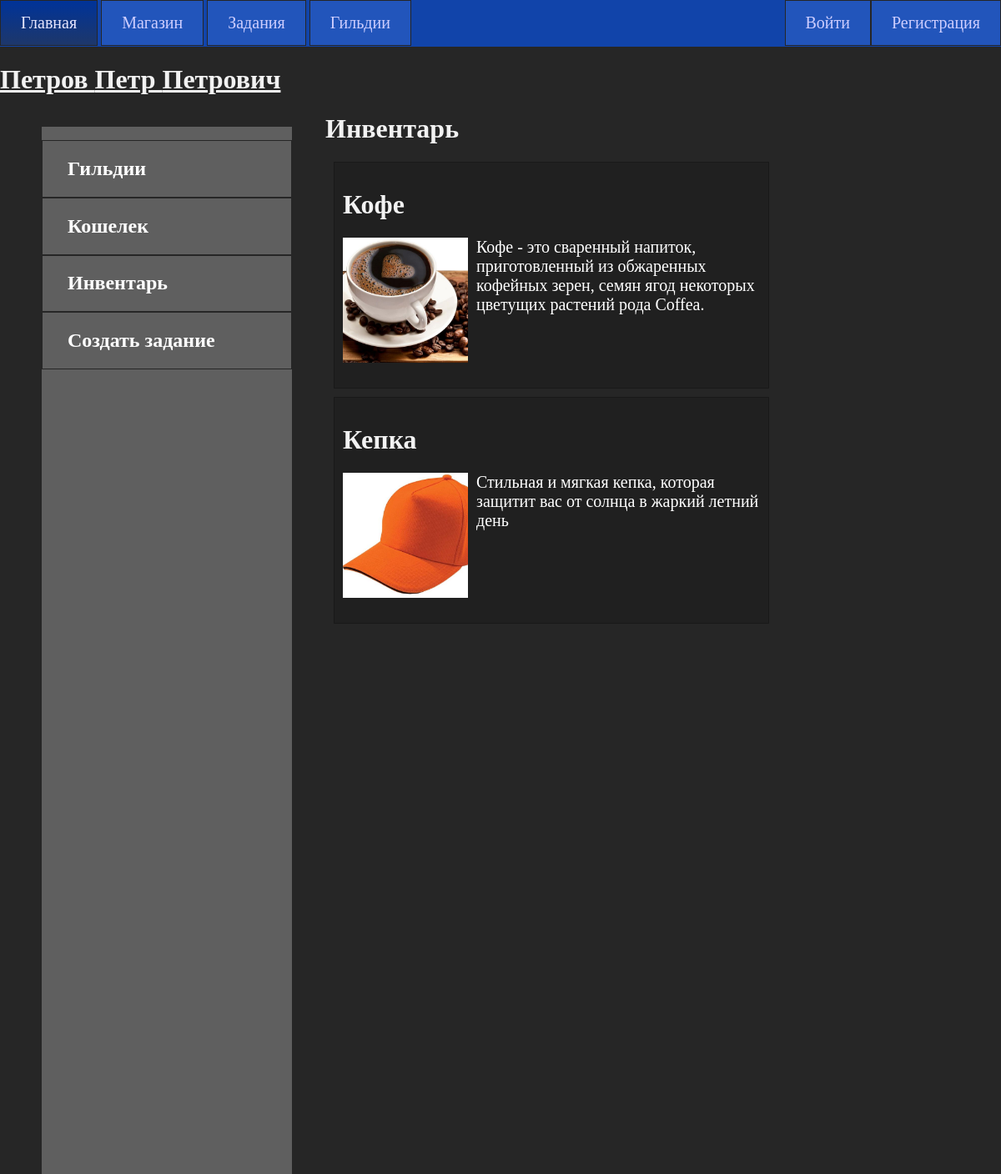
The app's page /inventory/22 with its own data.
### vtb/models.py (models this page shows, shortened)
class Users(models.Model):
    user = models.ForeignKey(User, on_delete=models.PROTECT, null=True)
    firstname = models.CharField(max_length=64)
    name = models.CharField(max_length=64)
    lastname = models.CharField(max_length=64)
    role = models.ForeignKey('Roles', on_delete=models.PROTECT, null=True)
    privateKey = models.CharField(max_length=128, null=True)
    publicKey = models.CharField(max_length=128, null=True)
    class Meta:
        verbose_name = 'Пользователи'
        verbose_name_plural = 'Пользователи'

class Goods(models.Model):
    name = models.CharField(max_length=64)
    description = models.CharField(max_length=255)
    price = models.IntegerField()
    category = models.ForeignKey('Categories', on_delete=models.PROTECT, null=True)
    photo = models.ImageField(upload_to="photos/%Y/%m/%d/", null=True)
    class Meta:
        verbose_name = 'Товары'
        verbose_name_plural = 'Товары'

class Inventory(models.Model):
    user_id = models.ForeignKey('Users', on_delete=models.CASCADE, null=True)
    good_id = models.ForeignKey('Goods', on_delete=models.CASCADE, null=True)
    total_cost = models.IntegerField(null=True)

### vtb/views.py (the view)
# urls.py: path('inventory/<int:user_id>', inventory, name='inventory'),
def inventory(request, user_id):
    myuser = Users.objects.get(id=user_id)
    return render(request, 'vtb/inventory.html', {'menu': menu, 'myuser': myuser, 'user_id': user_id})

### vtb/templatetags/vtb_tags.py (called while the page is built)
@register.simple_tag()
def get_user_items(user_id):
    user_items = Inventory.objects.filter(user_id=user_id)
    return user_items

@register.simple_tag()
def get_item(item_id):
    item = Goods.objects.get(id=item_id)
    return item

### vtb/templates/vtb/inventory.html
{% extends 'vtb/profile.html' %}
{% load vtb_tags %}
{% block content %}
    <ul class="inventory">
        <h1 class="inventory">Инвентарь</h1>
        {% get_user_items user_id as user_items %}
        {%for u_i in user_items %}
            {% get_item u_i.good_id.id as item %}
            <li class="inventory">
                <h1 class="inventory">{{item.name}}</h1>
                <p><img src="{{item.photo.url}}"></p>
                <div class="inventory"><p class="inventory">{{item.description}}</p></div>
            </li>
        {% endfor %}
    </ul>
{% endblock %}

### vtb/templates/vtb/profile.html
{% extends 'vtb/base.html' %}
{% load vtb_tags %}
{% block profile %}
<h1 class="fio">{{myuser.firstname}} {{myuser.name}} {{myuser.lastname}}</h1>
<div class="left_panel">
<ul class="left_menu">
<li id="guilds_button" class="left_menu_button"><h2><a onmousedown="ChangeColor('guilds_button', 'left_menu_button')" class="profile" href="{% url 'user_guilds' myuser.id %}">Гильдии</a></h2></li>
<li id="wallet_button" class="left_menu_button">
<h2><a onmousedown="ChangeColor('wallet_button', 'left_menu_button')" class="profile" href="{% url 'wallet' myuser.id %}">Кошелек</a></h2>
</li>
<li id="inventory_button" class="left_menu_button"><h2><a onmousedown="ChangeColor('inventory_button', 'left_menu_button')" class="profile" href="{% url 'inventory' myuser.id %}">Инвентарь</a></h2></li>
<li id="create_task_button" class="left_menu_button"><h2><a onmousedown="ChangeColor('create_task_button', 'left_menu_button')" class="profile" href="{% url 'create_task' %}">Создать задание</a></h2></li>
</ul>
</div>
{% endblock %}

### vtb/static/vtb/css/style.css (style rules this page uses)
* { font-family: Calibri; }
body { margin: 0px; background: no-repeat; background-color: #262626; }
p { font-family: Calibri; font-size: 20px; color: white; }
h1,h2,h3 { color: #f2f2f2; }
a { font-family: "Calibri"; text-decoration: none; color: white; }
ul { list-style: none; }
img { float: left; size: 20px; hight: 150px; width: 150px; padding-right: 10px; }
div.left_panel { float: left; width: 300px; height: 100%; min-height: 100%; position: absolute; margin: 16px 0px 0px 50px; background-color: #5f5f5f; }
ul.left_menu { padding: 0px 0px 0px 0px; }
ul.left_menu li { border: 1px solid #262626; margin-left: 0px; }
ul.left_menu a { margin-left: 30px; }
h1.fio { position:center; text-decoration: underline; }
ul.inventory { margin-left: 350px; }
li.inventory { padding: 10px; border-bottom: 1px solid white; margin: 10px; overflow: hidden; width: 500px; height: 250px; background-color: #202020; border: 1px solid #191919; }

### records on screen
Users: firstname "Петров", name "Петр", lastname "Петрович"
Inventory: photo (picture)
Goods: name "Кофе", description "Кофе - это сваренный напиток, приготовленный из обжаренных кофейных зерен, семян ягод некоторых цветущих растений рода Coffea."
Inventory: photo (picture)
Goods: name "Кепка", description "Стильная и мягкая кепка, которая защитит вас от солнца в жаркий летний день"

### other values on screen
{{ m.title }} "Главная" "Магазин" "Задания" "Гильдии"
